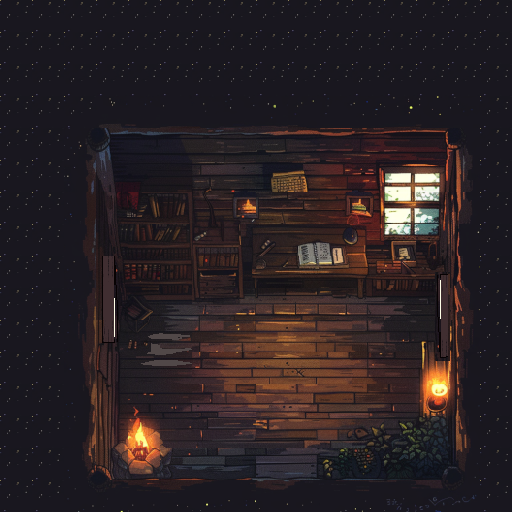

A level layout from a 2D game, rendered from its tile map. Below: a short description, then the map file with its tile-grid data intact:
An orthogonal 16x16 tile map with 32x32 px tiles, 2 tile layers (inside_ground, walls).

<map version="1.10" tiledversion="1.10.2" orientation="orthogonal" renderorder="right-down" width="16" height="16" tilewidth="32" tileheight="32" infinite="0" nextlayerid="3" nextobjectid="1">
 <editorsettings>
  <export target="hut_inside.json" format="json" />
 </editorsettings>
 <tileset firstgid="1" name="inside_tiles" tilewidth="32" tileheight="32" spacing="5" margin="5" tilecount="169" columns="13">
  <image source="../hut_inside.png" width="500" height="500" />
 </tileset>
 <layer id="1" name="inside_ground" width="16" height="16">
  <data encoding="csv">
1,1,1,1,1,1,1,1,1,1,1,1,1,1,1,1,
1,1,1,1,1,1,1,1,1,1,1,1,1,1,1,1,
1,1,1,1,1,1,1,1,1,1,1,1,1,1,1,1,
1,1,1,2,3,4,5,6,7,8,9,10,11,12,13,1,
1,1,14,15,16,17,18,19,20,21,22,23,24,25,26,1,
1,1,27,28,29,30,31,32,33,34,35,36,37,38,39,1,
1,1,40,41,42,43,44,45,46,47,48,49,50,51,52,1,
1,1,53,54,55,56,57,58,59,60,61,62,63,64,65,1,
1,1,66,67,68,69,70,71,72,73,74,75,76,77,78,1,
1,1,79,80,81,82,83,84,85,86,87,88,89,90,91,1,
1,1,92,93,94,95,96,97,98,99,100,101,102,103,104,1,
1,1,105,106,107,108,109,110,111,112,113,114,115,116,117,1,
1,1,118,119,120,121,122,123,124,125,126,127,128,129,130,1,
1,1,131,132,133,134,135,136,137,138,139,140,141,142,143,1,
1,1,144,145,146,147,148,149,150,151,152,153,154,155,156,1,
1,1,157,158,159,160,161,162,163,164,165,166,167,168,169,1
</data>
 </layer>
 <layer id="2" name="walls" width="16" height="16">
  <data encoding="csv">
0,0,0,0,0,0,0,0,0,0,0,0,0,0,0,0,
0,0,0,0,0,0,0,0,0,0,0,0,0,0,0,0,
0,0,0,0,0,0,0,0,0,0,0,0,0,0,0,0,
0,0,1,2,3,4,5,6,7,8,9,10,11,12,13,0,
0,0,14,15,16,17,18,19,20,21,22,23,24,25,26,0,
0,0,27,28,29,30,31,32,33,34,35,36,37,38,39,0,
0,0,40,41,42,43,44,45,46,47,48,49,50,51,52,0,
0,0,53,54,55,56,57,58,59,60,61,62,63,64,65,0,
0,0,66,67,68,69,70,71,72,73,74,75,76,77,78,0,
0,0,79,80,0,0,0,0,0,0,0,0,0,90,91,0,
0,0,92,93,0,0,0,0,0,0,0,0,0,103,104,0,
0,0,105,106,0,0,0,0,0,0,0,0,0,116,117,0,
0,0,118,119,0,0,0,0,0,0,0,0,0,129,130,0,
0,0,131,132,133,134,0,0,0,0,0,140,141,142,143,0,
0,0,144,145,146,147,0,0,0,0,152,153,154,155,156,0,
0,0,157,158,159,160,161,162,0,0,165,166,167,168,169,0
</data>
 </layer>
</map>
